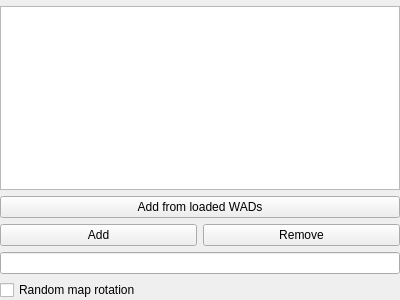
<?xml version="1.0" encoding="UTF-8"?>
<ui version="4.0">
 <class>MapListPanel</class>
 <widget class="QWidget" name="MapListPanel">
  <property name="geometry">
   <rect>
    <x>0</x>
    <y>0</y>
    <width>400</width>
    <height>300</height>
   </rect>
  </property>
  <layout class="QVBoxLayout" name="verticalLayout">
   <property name="leftMargin">
    <number>0</number>
   </property>
   <property name="topMargin">
    <number>0</number>
   </property>
   <property name="rightMargin">
    <number>0</number>
   </property>
   <property name="bottomMargin">
    <number>0</number>
   </property>
   <item>
    <widget class="IconLabel" name="lblWarning" native="true"/>
   </item>
   <item>
    <widget class="QListView" name="lstMaplist">
     <property name="dragEnabled">
      <bool>true</bool>
     </property>
     <property name="dragDropMode">
      <enum>QAbstractItemView::InternalMove</enum>
     </property>
     <property name="selectionMode">
      <enum>QAbstractItemView::ExtendedSelection</enum>
     </property>
     <property name="verticalScrollMode">
      <enum>QAbstractItemView::ScrollPerPixel</enum>
     </property>
     <property name="movement">
      <enum>QListView::Free</enum>
     </property>
    </widget>
   </item>
   <item>
    <widget class="QPushButton" name="btnAddMapsFromWads">
     <property name="text">
      <string>Add from loaded WADs</string>
     </property>
     <property name="icon">
      <iconset resource="../../../../media/resources.qrc">
       <normaloff>:/icons/file.png</normaloff>:/icons/file.png</iconset>
     </property>
    </widget>
   </item>
   <item>
    <layout class="QHBoxLayout" name="horizontalLayout_8">
     <item>
      <widget class="QPushButton" name="btnAddMapToMaplist">
       <property name="text">
        <string>Add</string>
       </property>
       <property name="icon">
        <iconset resource="../../../../media/resources.qrc">
         <normaloff>:/icons/plus.png</normaloff>:/icons/plus.png</iconset>
       </property>
      </widget>
     </item>
     <item>
      <widget class="QPushButton" name="btnRemoveMapFromMaplist">
       <property name="text">
        <string>Remove</string>
       </property>
       <property name="icon">
        <iconset resource="../../../../media/resources.qrc">
         <normaloff>:/icons/x.png</normaloff>:/icons/x.png</iconset>
       </property>
      </widget>
     </item>
    </layout>
   </item>
   <item>
    <widget class="QLineEdit" name="leMapname"/>
   </item>
   <item>
    <widget class="QCheckBox" name="cbRandomMapRotation">
     <property name="text">
      <string>Random map rotation</string>
     </property>
    </widget>
   </item>
  </layout>
 </widget>
 <customwidgets>
  <customwidget>
   <class>IconLabel</class>
   <extends>QWidget</extends>
   <header>gui/widgets/iconlabel.h</header>
   <container>1</container>
  </customwidget>
 </customwidgets>
 <tabstops>
  <tabstop>lstMaplist</tabstop>
  <tabstop>btnAddMapToMaplist</tabstop>
  <tabstop>btnRemoveMapFromMaplist</tabstop>
  <tabstop>leMapname</tabstop>
  <tabstop>cbRandomMapRotation</tabstop>
 </tabstops>
 <resources>
  <include location="../../../../media/resources.qrc"/>
 </resources>
 <connections>
  <connection>
   <sender>btnAddMapToMaplist</sender>
   <signal>clicked()</signal>
   <receiver>MapListPanel</receiver>
   <slot>addMapFromEditBoxToList()</slot>
   <hints>
    <hint type="sourcelabel">
     <x>118</x>
     <y>230</y>
    </hint>
    <hint type="destinationlabel">
     <x>131</x>
     <y>248</y>
    </hint>
   </hints>
  </connection>
  <connection>
   <sender>btnRemoveMapFromMaplist</sender>
   <signal>clicked()</signal>
   <receiver>MapListPanel</receiver>
   <slot>removeSelectedFromList()</slot>
   <hints>
    <hint type="sourcelabel">
     <x>342</x>
     <y>231</y>
    </hint>
    <hint type="destinationlabel">
     <x>351</x>
     <y>247</y>
    </hint>
   </hints>
  </connection>
  <connection>
   <sender>btnAddMapsFromWads</sender>
   <signal>clicked()</signal>
   <receiver>MapListPanel</receiver>
   <slot>addMapsFromLoadedWads()</slot>
   <hints>
    <hint type="sourcelabel">
     <x>199</x>
     <y>187</y>
    </hint>
    <hint type="destinationlabel">
     <x>199</x>
     <y>149</y>
    </hint>
   </hints>
  </connection>
 </connections>
 <slots>
  <slot>addMapFromEditBoxToList()</slot>
  <slot>addMapsFromLoadedWads()</slot>
  <slot>removeSelectedFromList()</slot>
 </slots>
</ui>
